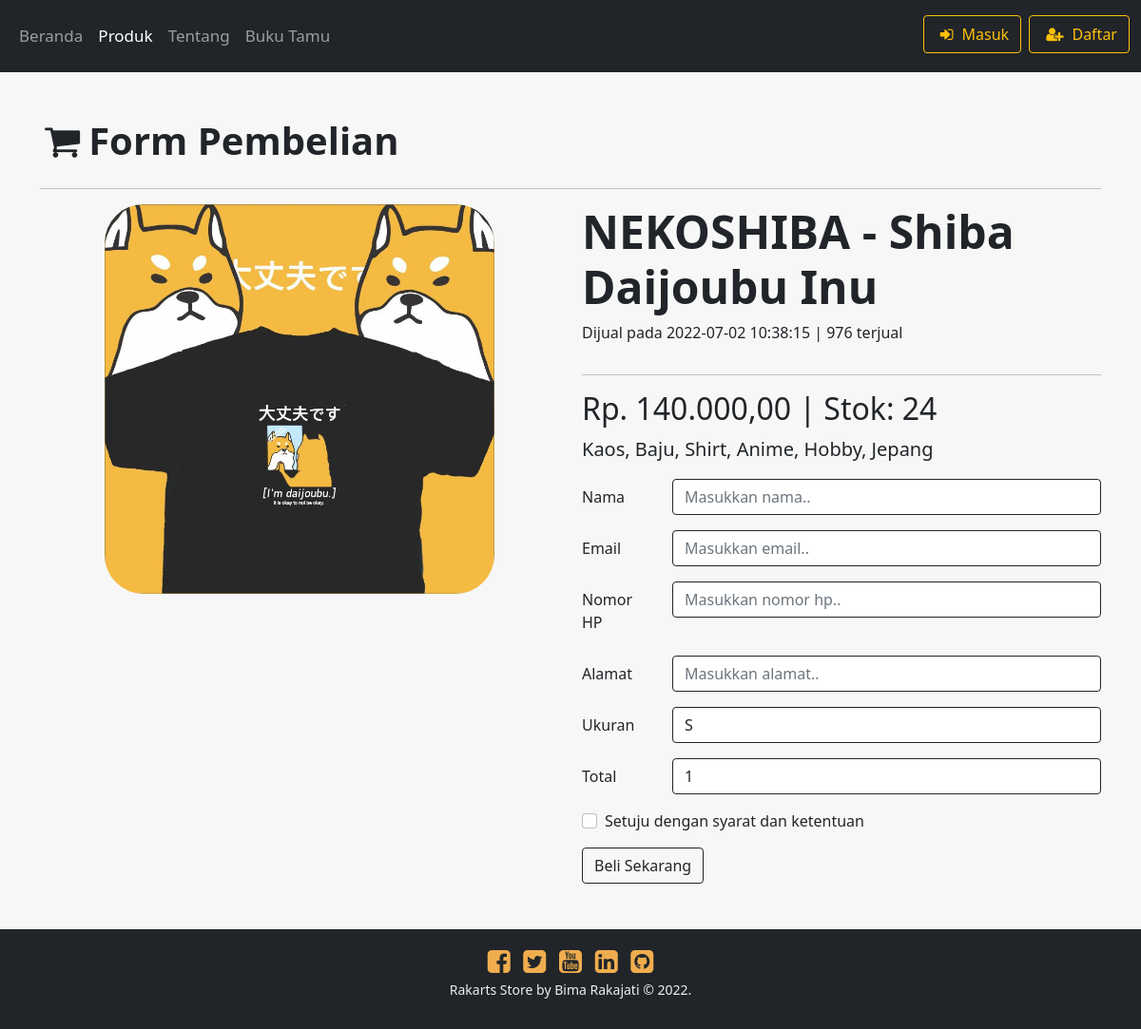
The app's page /pesan.php?id_barang=2, older data.
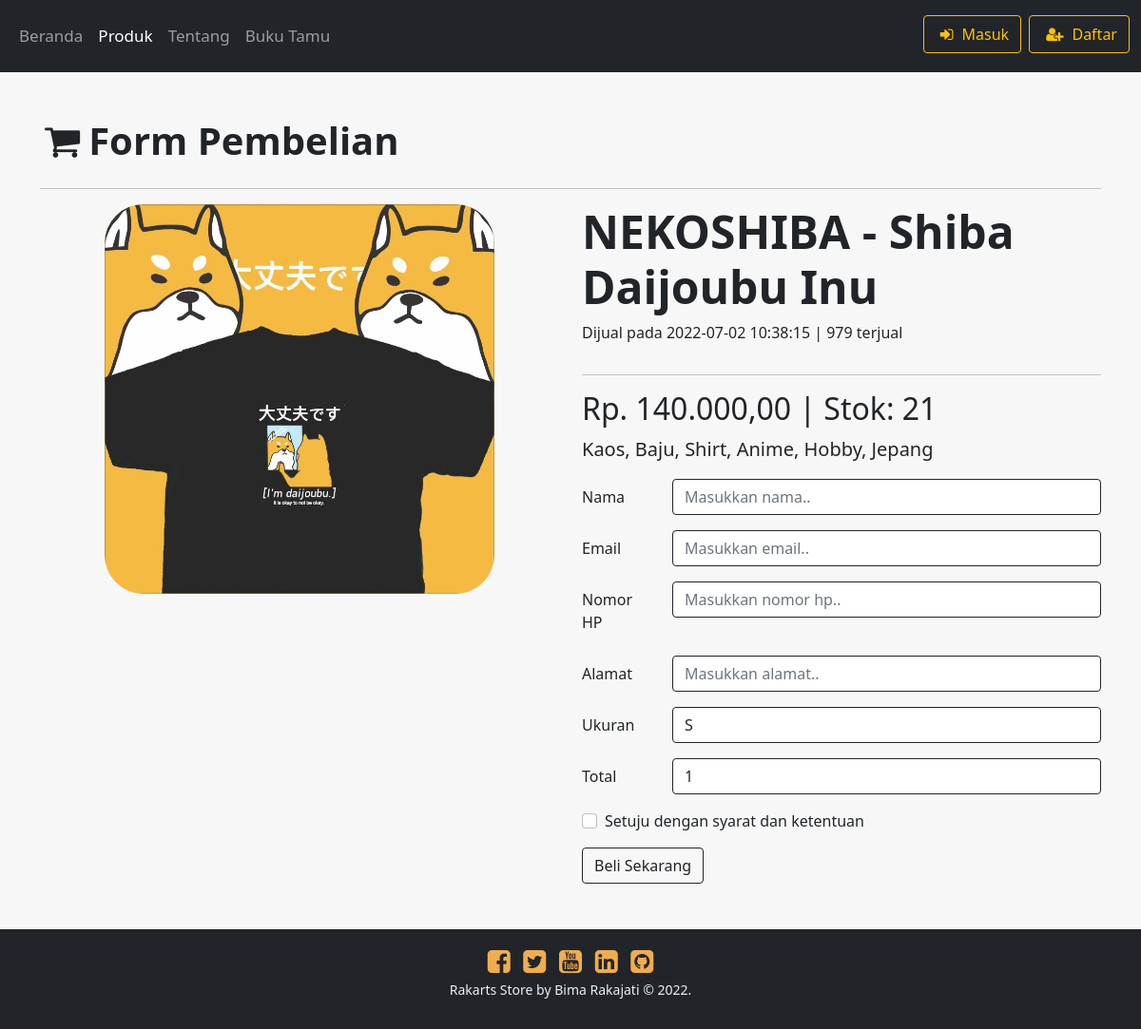
The same page, newer data.
### tables this page shows
CREATE TABLE `barang` (
  `id_barang` int(11) NOT NULL,
  `nm_barang` varchar(50) NOT NULL,
  `ft_barang` varchar(50) NOT NULL,
  `deskripsi` text NOT NULL,
  `harga` int(11) NOT NULL,
  `stok` int(10) NOT NULL,
  `tgl` datetime NOT NULL DEFAULT current_timestamp()
);

### koneksi.php (called while the page is built, shortened)
<?php
$host = "localhost";
$user = "root";
$pass = "";
$db = "rakarts";
$conn = mysqli_connect($host, $user, $pass, $db);
function query($query)
{
    global $conn;
    $result = mysqli_query($conn, $query);
    $rows = [];
    while($row= mysqli_fetch_assoc($result))
    {
        $rows[] = $row;
    }
    return $rows;
}
function rupiah($angka){
	$hasil_rupiah = "Rp. " . number_format($angka,2,',','.');
	return $hasil_rupiah;
}

### pesan.php (the view, shortened to what the changed rows need)
<!DOCTYPE html>
<html lang="en">
    <head>
        <link rel="stylesheet" href="css/style.css" />
    </head>
    <body>
                    <?php
                        require 'koneksi.php';
                    ?>
        <div class="container my-5" id="animate">
            <h1 class="text-dark fw-bold mb-4"><span class="fa fa-shopping-cart me-1"></span>Form Pembelian</h1>
            <div class="row">
            <?php
                if(isset($_GET['id_barang'])){
                    $barang = query("SELECT * FROM barang WHERE id_barang=".$_GET['id_barang']."");
                }
                $brg = "select stok from barang where id_barang=".$_GET['id_barang']."";
                $hasil_brg = mysqli_query($conn, $brg);
                $hasil_nama = mysqli_fetch_assoc($hasil_brg);
                if($hasil_nama["stok"] <= 0){
                    $terjual = 1000;
                } else {
                    $terjual = 1000 - $hasil_nama["stok"];
                }
                foreach ($barang as $br) :
            ?>
                <div class="col-md-6 d-flex justify-content-center mx-auto">
                    <div class="cart_logo mb-2">
                        <div id="gambar">
                            <img class="cart_img" src="img/kaos/<?= $br["ft_barang"]; ?>" alt="<?= $br["nm_barang"]; ?>">
                        </div>
                    </div>
                </div>
                <div class="col-md-6 d-flex flex-column justify-content-center">
                <div id="nama">
                    <h1 class="display-5 fw-bold"><?= $br["nm_barang"]; ?></h1>
                    <p>Dijual pada <?= $br["tgl"]; ?> | <?= $terjual; ?> terjual</p>
                </div>
                <hr>
                <div id="harga">
                    <h2><?= rupiah($br["harga"]); ?> | Stok: <?= $br["stok"]; ?></h2>
                </div>
                <div id="deskripsi">
                    <p class="lead"><?= $br["deskripsi"]; ?></p>
                </div>
            <?php endforeach; ?>
            <form action="pesan.php" method="post">
                <?php
                    if(!empty($_SESSION["id"])){
                        $id = $_SESSION["id"];
                        $result = mysqli_query($conn, "SELECT * FROM pengguna WHERE id = $id");
                        $row = mysqli_fetch_assoc($result);
                        echo "
                        <div class='form-group mb-3 row'>
                            <label class='col-sm-2 col-form-label'>Nama</label>
                            <div class='col-sm-10'>
                                <input type='text' id='form_nama' name='nama' class='form-control border-dark' value='".$row["name"]."' readonly>
                            </div>
                        </div>
                        <div class='form-group mb-3 row'>
                            <label class='col-sm-2 col-form-label'>Email</label>
                            <div class='col-sm-10'>
                                <input type='text' id='form_email' name='email' class='form-control border-dark' value='".$row["email"]."' readonly>
                            </div>
                        </div>
                        ";
                    }
                    else{
                        echo "
                        <div class='form-group mb-3 row'>
                            <label class='col-sm-2 col-form-label'>Nama</label>
                            <div class='col-sm-10'>
                                <input type='text' id='form_nama' name='nama' class='form-control border-dark' placeholder='Masukkan nama..'>
                            </div>
                        </div>
                        <div class='form-group mb-3 row'>
                            <label class='col-sm-2 col-form-label'>Email</label>
                            <div class='col-sm-10'>
                                <input type='text' id='form_email' name='email' class='form-control border-dark' placeholder='Masukkan email..'>
                            </div>
                        </div>
                        ";
                    }
                ?>
                <div class="form-group mb-3 row">
                </div>
                <div class="form-group mb-3 row">
                </div>
                <div class="form-group mb-3 row">
                </div>
                <div class="form-group mb-3 row">
                </div>
                <div class="form-check mb-3">
                </div>
                <button type="submit" name="submit" value="Submit" class="btn btn-outline-dark" onclick="beliSekarang(); return false">Beli Sekarang</button>
            </form>
            </div>
            </div>
        </div>
    </body>
</html>

Row changes from the older to the newer data that the page shows:
changed barang "NEKOSHIBA - Shiba Daijoubu Inu": stok "976" → "979"; stok "24" → "21"
